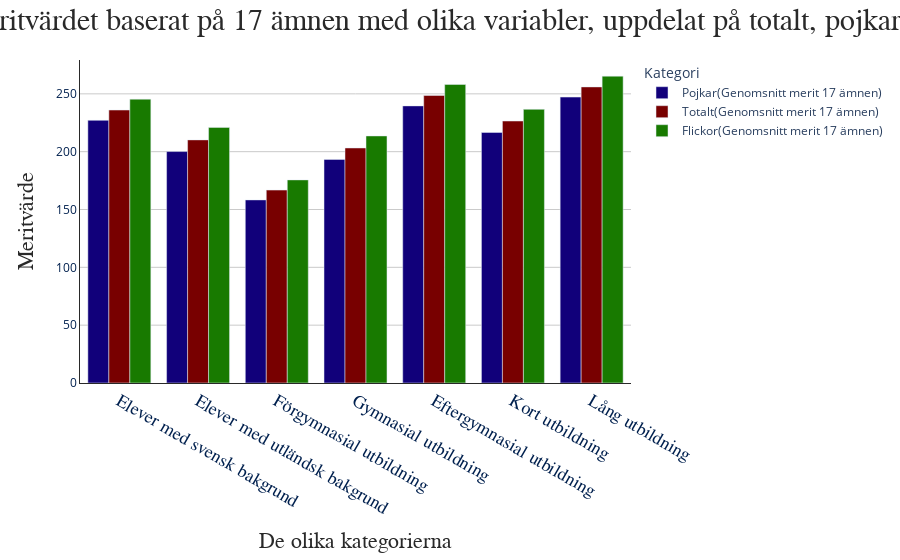

The cell this chart's notebook holds for it:
### Markdown cell above
## C)

### Code cell
df_own_variables = pd.concat([df_1b.iloc[10:12], df_1b.iloc[18:23]])
df_own_variables_melted = pd.melt(
    df_own_variables,
    id_vars="Variabel",
    var_name="Kategori",
    value_vars={
        "Totalt(Genomsnitt merit 17 ämnen)",
        "Flickor(Genomsnitt merit 17 ämnen)",
        "Pojkar(Genomsnitt merit 17 ämnen)",
    },
    value_name="Meritvärde",
    
)
fig = px.bar(
    df_own_variables_melted,
    x="Variabel",
    y="Meritvärde",
    color="Kategori",
    barmode= "group"
)
fig.update_layout(
    plot_bgcolor="white",
    title="Genomsnittliga meritvärdet baserat på 17 ämnen med olika variabler, uppdelat på totalt, pojkar och flickor",
    title_x=0.45,
    title_xanchor="center",
    titlefont=dict(
        family="Calibril",
        color=colors["GRAY1"],
        size=30,
    ),
    yaxis= dict(
        showline= True,
        linecolor= colors["GRAY1"]
    ),
    xaxis= dict(
        showline= True,
        linecolor= colors["GRAY1"]
    )
)
fig.update_xaxes(
    color=colors["BLUE2"],
    title= "De olika kategorierna",
    title_font=dict(
        family="Calibri",
        color=colors["GRAY1"],
        size=22,
    ),
    tickfont=dict(
        family="Ariel",
        size=18,
    ),
)
fig.update_yaxes(
    color=colors["BLUE2"],
    title_font=dict(
        family="Calibri",
        color=colors["GRAY1"],
        size=22,
    ),
    showgrid= True,
    gridcolor= colors["GRAY2"]
)

for i, trace in enumerate(fig.data):
    trace.marker.color= trace_colors[i]
    
pio.write_html(fig, "Visualizations/plot_1.C.html")
fig.show()

### Figure 1 — Plotly figure (JSON) as saved in the notebook; plotly's stock layout.template omitted (floating-point values rounded to 4 significant figures)
{"data": [{"alignmentgroup": "True", "hovertemplate": "Kategori=Pojkar(Genomsnitt merit 17 ämnen)<br>Variabel=%{x}<br>Meritvärde=%{y}<extra></extra>", "legendgroup": "Pojkar(Genomsnitt merit 17 ämnen)", "marker": {"color": "#11007A", "pattern": {"shape": ""}}, "name": "Pojkar(Genomsnitt merit 17 ämnen)", "offsetgroup": "Pojkar(Genomsnitt merit 17 ämnen)", "orientation": "v", "showlegend": true, "textposition": "auto", "type": "bar", "x": ["Elever med svensk bakgrund", "Elever med utländsk bakgrund", "Förgymnasial utbildning", "Gymnasial utbildning", "Eftergymnasial utbildning", "Kort utbildning", "Lång utbildning"], "xaxis": "x", "y": [227.1, 200.1, 158.3, 193.3, 239.6, 216.6, 247.2], "yaxis": "y"}, {"alignmentgroup": "True", "hovertemplate": "Kategori=Totalt(Genomsnitt merit 17 ämnen)<br>Variabel=%{x}<br>Meritvärde=%{y}<extra></extra>", "legendgroup": "Totalt(Genomsnitt merit 17 ämnen)", "marker": {"color": "#780000", "pattern": {"shape": ""}}, "name": "Totalt(Genomsnitt merit 17 ämnen)", "offsetgroup": "Totalt(Genomsnitt merit 17 ämnen)", "orientation": "v", "showlegend": true, "textposition": "auto", "type": "bar", "x": ["Elever med svensk bakgrund", "Elever med utländsk bakgrund", "Förgymnasial utbildning", "Gymnasial utbildning", "Eftergymnasial utbildning", "Kort utbildning", "Lång utbildning"], "xaxis": "x", "y": [236, 210.2, 166.8, 203.2, 248.6, 226.5, 256], "yaxis": "y"}, {"alignmentgroup": "True", "hovertemplate": "Kategori=Flickor(Genomsnitt merit 17 ämnen)<br>Variabel=%{x}<br>Meritvärde=%{y}<extra></extra>", "legendgroup": "Flickor(Genomsnitt merit 17 ämnen)", "marker": {"color": "#187A00", "pattern": {"shape": ""}}, "name": "Flickor(Genomsnitt merit 17 ämnen)", "offsetgroup": "Flickor(Genomsnitt merit 17 ämnen)", "orientation": "v", "showlegend": true, "textposition": "auto", "type": "bar", "x": ["Elever med svensk bakgrund", "Elever med utländsk bakgrund", "Förgymnasial utbildning", "Gymnasial utbildning", "Eftergymnasial utbildning", "Kort utbildning", "Lång utbildning"], "xaxis": "x", "y": [245.4, 221, 175.6, 213.6, 258.1, 236.6, 265.3], "yaxis": "y"}], "layout": {"barmode": "group", "legend": {"title": {"text": "Kategori"}, "tracegroupgap": 0}, "margin": {"t": 60}, "plot_bgcolor": "white", "title": {"font": {"color": "#292929", "family": "Calibril", "size": 30}, "text": "Genomsnittliga meritvärdet baserat på 17 ämnen med olika variabler, uppdelat på totalt, pojkar och flickor", "x": 0.45, "xanchor": "center"}, "xaxis": {"anchor": "y", "color": "#00204E", "domain": [0, 1], "linecolor": "#292929", "showline": true, "tickfont": {"family": "Ariel", "size": 18}, "title": {"font": {"color": "#292929", "family": "Calibri", "size": 22}, "text": "De olika kategorierna"}}, "yaxis": {"anchor": "x", "color": "#00204E", "domain": [0, 1], "gridcolor": "#cacaca", "linecolor": "#292929", "showgrid": true, "showline": true, "title": {"font": {"color": "#292929", "family": "Calibri", "size": 22}, "text": "Meritvärde"}}}}
